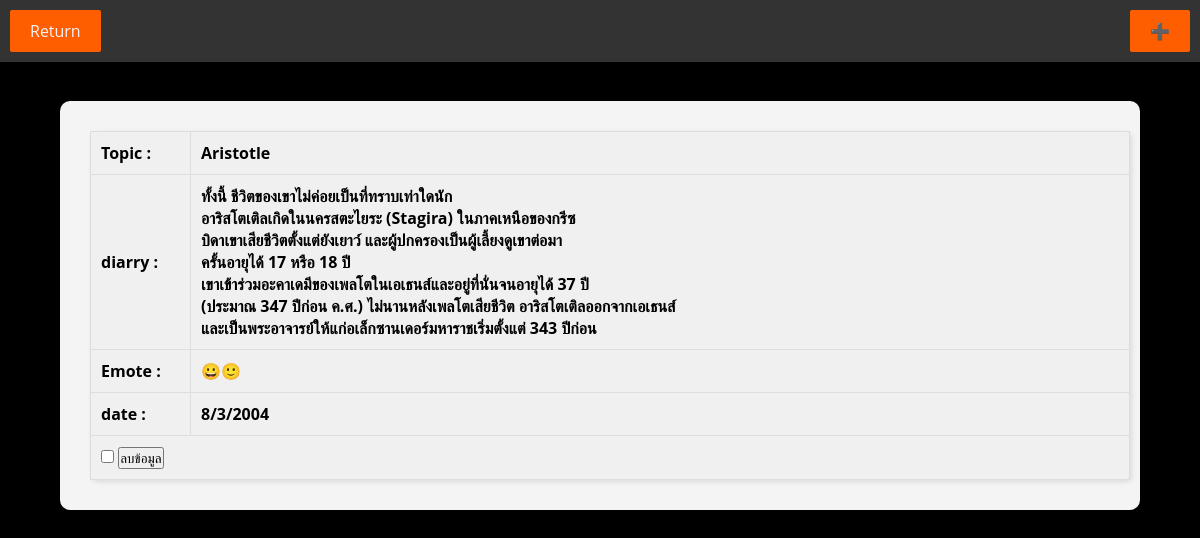
The app's page /Php/mydiary.php (signed in) with its own data.
### tables this page shows
CREATE TABLE `diarrys` (
  `id` int(100) NOT NULL,
  `userid` int(100) DEFAULT NULL,
  `diarry` text DEFAULT NULL,
  `emoji` varchar(255) DEFAULT NULL,
  `create_date` varchar(255) DEFAULT NULL,
  `topic` varchar(255) NOT NULL
);

### Php/mydiary.php (the view, shortened to what this page needs)
<?php
    $host='localhost';
    $DatabaseName='userinfo';
    $HoustUser='root';
    $HostPass='';
    $conn = mysqli_connect($host, $HoustUser, $HostPass, $DatabaseName) or die("Could not Connect");
    $id = $_COOKIE['id'];
    $check = mysqli_query($conn ,"SELECT * FROM diarrys WHERE userid='$id'");
?>
<!DOCTYPE html>
<html lang="en">
<head>
    <link rel="stylesheet" href="diary.css">
</head>
<body>
    <div class="navbar">
    <a class="return"href="member.php">Return</a>
    <a class="create"href="write.php">➕</a>
    </div>
    <?php
        if (mysqli_num_rows($check) > 0) {
            while ($row = mysqli_fetch_assoc($check)) {
    ?>
     <br>
        <div class="box">
            <form action="mydiary.php" method="post">
                <table border='1'>
                    <tr>
                        <td> Topic : </td>
                        <td> <?php echo $row['topic'] ?></td>
                    </tr>
                    <tr>
                        <td> diarry : </td>
                        <td> <?php $diaryText = $row['diarry'];
                        $maxCharsPerLine = 200;
                        $formattedDiary = wordwrap($diaryText, $maxCharsPerLine, "<br>", true);
                        echo $formattedDiary; ?></td>
                    </tr>
                    <tr>
                        <td> Emote : </td>
                        <td> <?php echo $row['emoji'] ?> </td>
                    </tr>
                    <tr>
                        <td> date : </td>
                        <td> <?php echo $row['create_date'] ?> </td>
                    </tr>
                    <tr>
                        <td colspan="2">
                            <input type="checkbox" name="delete_id[]" value="<?php echo $row['id']; ?>">
                            <input type="submit" name="submitD" value="ลบข้อมูล">
                        </td>
                    </tr>
                </table>
            </form>
        </div>
    <?php
        }
    }
    ?>
</body>
</html>

### Php/diary.css (style rules this page uses)
* { margin: 0; padding: 0 ; box-sizing: border-box; font-family: 'Open Sans',sans-serif; }
body { font-family: 'Roboto', sans-serif; background-image: url(pic/dimension.gif); background-size: cover; height: 100vh; background-color: black; }
.navbar { overflow: hidden; background-color: #333; padding: 10px; }
.navbar .return { float: left; display: block; color: #f2f2f2; text-align: center; padding: 10px 20px; text-decoration: none; border-radius: 2px; background-color: #ff5e00; }
.navbar .create { float: right; display: block; color: #f2f2f2; text-align: center; padding: 10px 20px; text-decoration: none; border-radius: 2px; background-color: #ff5e00; }
.navbar { background-color: #333; color: white; padding: 10px; }
.box { margin-top: 20px; padding: 20px; background-color: #f4f4f4; border-radius: 10px; }
.box table { width: 100%; border-collapse: collapse; }
.box table td { padding: 10px; border: 1px solid #ddd; }
.box table td:first-child { width: 100px; font-weight: bold; }

### Php/mydiary.php (style rules this page uses)
table { background-color: #f0f0f0; border: 1px solid #ccc; border-radius: 5px; padding: 20px; margin: 10px; box-shadow: 2px 2px 5px rgba(0, 0, 0, 0.1); font-size: 16px; color: black; font-weight: bold; align: left; }
.navbar { background-color: #333; color: white; padding: 10px; }
.box { margin-top: 20px; padding: 20px; background-color: #f4f4f4; border-radius: 10px; width: 90%; margin-left:5%; }
.box table { width: 100%; border-collapse: collapse; }
.box table td { padding: 10px; border: 1px solid #ddd; }
.box table td:first-child { width: 100px; font-weight: bold; }

### records on screen
diarrys: topic "Aristotle", diarry "ทั้งนี้ ชีวิตของเขาไม่ค่อยเป็นที่ทราบเท่าใดนัก อาริสโตเติลเกิดในนครสตะไยระ (Stagira) ในภาคเหนือของกรีซ บิดาเขาเสียชีวิตตั้งแต่ยังเยาว์ และผู้ปกครองเป็นผู้เลี้ยงดูเขาต่อมา ครั้นอายุได้ 17 หรือ 18 ปี เขาเข้าร่วมอะคาเดมีของเพลโตในเอเธนส์และอยู่ที่นั่นจนอายุได้ 37 ปี (ประมาณ 347 ปีก่อน ค.ศ.) ไม่นานหลังเพลโตเสียชีวิต อาริสโตเติลออกจากเอเธนส์ และเป็นพระอาจารย์ให้แก่อเล็กซานเดอร์มหาราชเริ่มตั้งแต่ 343 ปีก่อน", emoji "😀🙂", create_date "8/3/2004"
